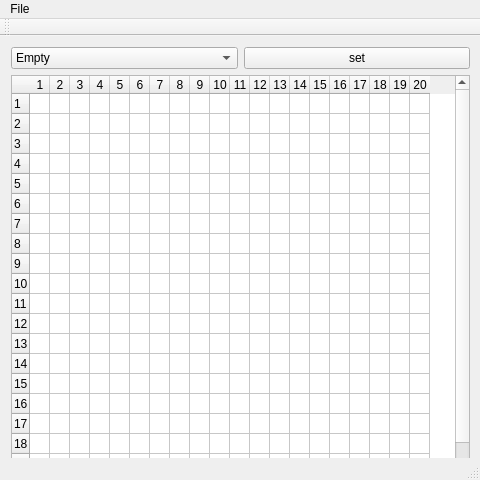
<?xml version="1.0" encoding="UTF-8"?>
<ui version="4.0">
 <class>MainWindow</class>
 <widget class="QMainWindow" name="MainWindow">
  <property name="geometry">
   <rect>
    <x>0</x>
    <y>0</y>
    <width>480</width>
    <height>480</height>
   </rect>
  </property>
  <property name="windowTitle">
   <string>MainWindow</string>
  </property>
  <widget class="QWidget" name="centralWidget">
   <widget class="QWidget" name="verticalLayoutWidget">
    <property name="geometry">
     <rect>
      <x>0</x>
      <y>0</y>
      <width>481</width>
      <height>451</height>
     </rect>
    </property>
    <layout class="QVBoxLayout" name="verticalLayout_3">
     <property name="sizeConstraint">
      <enum>QLayout::SetMaximumSize</enum>
     </property>
     <item>
      <layout class="QHBoxLayout" name="horizontalLayout_5">
       <item>
        <widget class="QComboBox" name="comboBox_2">
         <item>
          <property name="text">
           <string>Empty</string>
          </property>
         </item>
         <item>
          <property name="text">
           <string>QuadCopter</string>
          </property>
         </item>
         <item>
          <property name="text">
           <string>RV</string>
          </property>
         </item>
         <item>
          <property name="text">
           <string>Water</string>
          </property>
         </item>
         <item>
          <property name="text">
           <string>Wall</string>
          </property>
         </item>
        </widget>
       </item>
       <item>
        <widget class="QPushButton" name="pushButton_2">
         <property name="text">
          <string>set</string>
         </property>
        </widget>
       </item>
      </layout>
     </item>
     <item>
      <layout class="QHBoxLayout" name="horizontalLayout_6">
       <item>
        <widget class="QTableWidget" name="tableWidget">
         <property name="sizePolicy">
          <sizepolicy hsizetype="Expanding" vsizetype="Expanding">
           <horstretch>0</horstretch>
           <verstretch>0</verstretch>
          </sizepolicy>
         </property>
         <property name="editTriggers">
          <set>QAbstractItemView::AnyKeyPressed</set>
         </property>
         <property name="tabKeyNavigation">
          <bool>true</bool>
         </property>
         <property name="iconSize">
          <size>
           <width>1</width>
           <height>1</height>
          </size>
         </property>
         <property name="rowCount">
          <number>20</number>
         </property>
         <property name="columnCount">
          <number>20</number>
         </property>
         <attribute name="horizontalHeaderDefaultSectionSize">
          <number>20</number>
         </attribute>
         <attribute name="horizontalHeaderMinimumSectionSize">
          <number>20</number>
         </attribute>
         <attribute name="verticalHeaderDefaultSectionSize">
          <number>20</number>
         </attribute>
         <attribute name="verticalHeaderMinimumSectionSize">
          <number>15</number>
         </attribute>
         <row>
          <property name="text">
           <string>1</string>
          </property>
         </row>
         <row>
          <property name="text">
           <string>2</string>
          </property>
         </row>
         <row>
          <property name="text">
           <string>3</string>
          </property>
         </row>
         <row>
          <property name="text">
           <string>4</string>
          </property>
         </row>
         <row>
          <property name="text">
           <string>5</string>
          </property>
         </row>
         <row>
          <property name="text">
           <string>6</string>
          </property>
         </row>
         <row>
          <property name="text">
           <string>7</string>
          </property>
         </row>
         <row>
          <property name="text">
           <string>8</string>
          </property>
         </row>
         <row>
          <property name="text">
           <string>9</string>
          </property>
         </row>
         <row>
          <property name="text">
           <string>10</string>
          </property>
         </row>
         <row>
          <property name="text">
           <string>11</string>
          </property>
         </row>
         <row>
          <property name="text">
           <string>12</string>
          </property>
         </row>
         <row>
          <property name="text">
           <string>13</string>
          </property>
         </row>
         <row>
          <property name="text">
           <string>14</string>
          </property>
         </row>
         <row>
          <property name="text">
           <string>15</string>
          </property>
         </row>
         <row>
          <property name="text">
           <string>16</string>
          </property>
         </row>
         <row>
          <property name="text">
           <string>17</string>
          </property>
         </row>
         <row>
          <property name="text">
           <string>18</string>
          </property>
         </row>
         <row>
          <property name="text">
           <string>19</string>
          </property>
         </row>
         <row>
          <property name="text">
           <string>20</string>
          </property>
         </row>
         <column>
          <property name="text">
           <string>1</string>
          </property>
         </column>
         <column>
          <property name="text">
           <string>2</string>
          </property>
         </column>
         <column>
          <property name="text">
           <string>3</string>
          </property>
         </column>
         <column>
          <property name="text">
           <string>4</string>
          </property>
         </column>
         <column>
          <property name="text">
           <string>5</string>
          </property>
         </column>
         <column>
          <property name="text">
           <string>6</string>
          </property>
         </column>
         <column>
          <property name="text">
           <string>7</string>
          </property>
         </column>
         <column>
          <property name="text">
           <string>8</string>
          </property>
         </column>
         <column>
          <property name="text">
           <string>9</string>
          </property>
         </column>
         <column>
          <property name="text">
           <string>10</string>
          </property>
         </column>
         <column>
          <property name="text">
           <string>11</string>
          </property>
         </column>
         <column>
          <property name="text">
           <string>12</string>
          </property>
         </column>
         <column>
          <property name="text">
           <string>13</string>
          </property>
         </column>
         <column>
          <property name="text">
           <string>14</string>
          </property>
         </column>
         <column>
          <property name="text">
           <string>15</string>
          </property>
         </column>
         <column>
          <property name="text">
           <string>16</string>
          </property>
         </column>
         <column>
          <property name="text">
           <string>17</string>
          </property>
         </column>
         <column>
          <property name="text">
           <string>18</string>
          </property>
         </column>
         <column>
          <property name="text">
           <string>19</string>
          </property>
         </column>
         <column>
          <property name="text">
           <string>20</string>
          </property>
         </column>
        </widget>
       </item>
      </layout>
     </item>
    </layout>
   </widget>
  </widget>
  <widget class="QStatusBar" name="statusBar"/>
  <widget class="QToolBar" name="mainToolBar">
   <attribute name="toolBarArea">
    <enum>TopToolBarArea</enum>
   </attribute>
   <attribute name="toolBarBreak">
    <bool>false</bool>
   </attribute>
  </widget>
  <widget class="QMenuBar" name="menuBar">
   <property name="geometry">
    <rect>
     <x>0</x>
     <y>0</y>
     <width>480</width>
     <height>21</height>
    </rect>
   </property>
   <widget class="QMenu" name="menuFile">
    <property name="title">
     <string>File</string>
    </property>
    <addaction name="actionLoad"/>
    <addaction name="actionSave"/>
    <addaction name="actionExit"/>
   </widget>
   <addaction name="menuFile"/>
  </widget>
  <action name="actionLoad">
   <property name="text">
    <string>Load</string>
   </property>
  </action>
  <action name="actionSave">
   <property name="text">
    <string>Save</string>
   </property>
  </action>
  <action name="actionExit">
   <property name="text">
    <string>Exit</string>
   </property>
  </action>
 </widget>
 <layoutdefault spacing="6" margin="11"/>
 <resources/>
 <connections/>
</ui>
